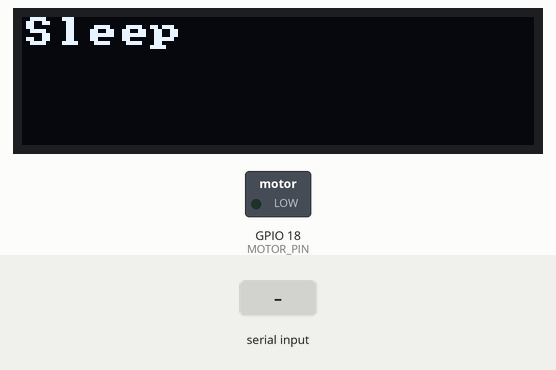
This sketch was run on a simulated ESP32. Parts: 128×32 one-colour display, switched loads named in the sketch (green lamp = pin HIGH). The inputs (shaded band) are chosen by the test bench.

Above: at 0.1 s.
1.7 s: "wearable\n" received over Serial
At 1.88 s:
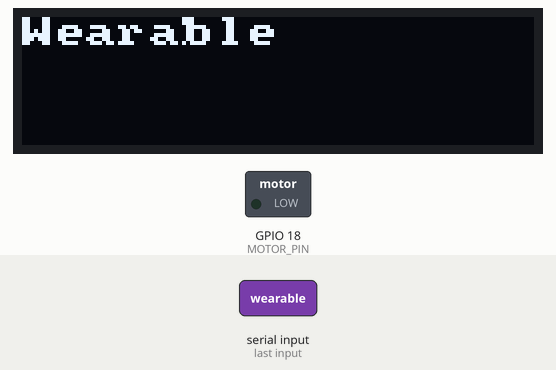
3.5 s: "sleep\n" received over Serial
At 3.9 s:
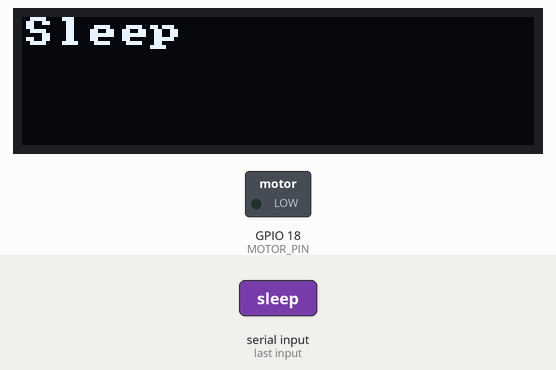
5.0 s: "on!\n" received over Serial
At 5.6 s:
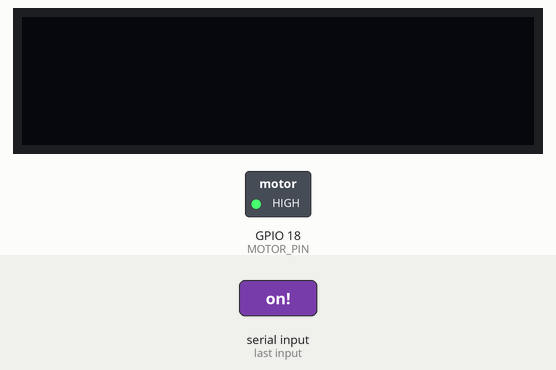
6.5 s: "off\n" received over Serial
At 6.8 s:
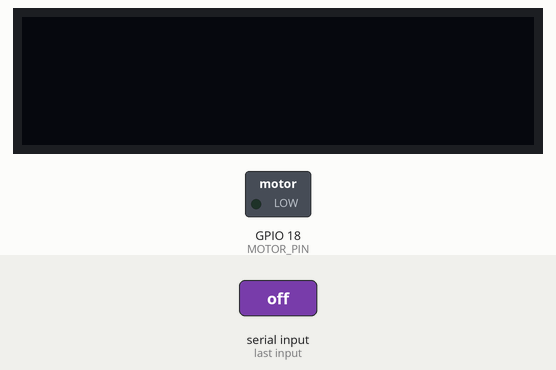
Timing chart, 0 to 9.0 s (numbered marks = the images above; inputs shaded):
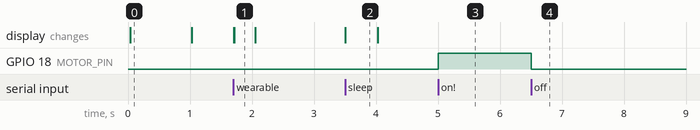

Measured:
- after the input at 1.7 s, the display: first changes at once (image 1 shows a later state)
- after the input at 3.5 s, the display: first changes at once (image 2 shows a later state)
- after the input at 5.0 s, GPIO 18 (MOTOR_PIN): LOW → HIGH at once
- after the input at 6.5 s, GPIO 18 (MOTOR_PIN): HIGH → LOW at once
- what the display in image 0 shows lasts 1.0 s, from 0.0 s to 1.0 s
- what the display in image 2 shows lasts 0.5 s, from 3.5 s to 4.0 s

The sketch:

ece16_final_arduino.ino
```cpp
bool sending;
 void setup() {
  setupCommunication();
  setupDisplay();
  setupMotor();
  sending = false;
  writeDisplay("Sleep", 0, true);
}

void loop() {
  String command = receiveMessage();
  if(command == "sleep") {
    sending = false;
    writeDisplay("Sleep", 0, true);
  }
  else if(command == "wearable") {
    sending = true;
    writeDisplay("Wearable", 0, true);
  }
  else if(command == "off"){
    deactivateMotor();
  }
  else if(command == "on!"){
    activateMotor(500);

  }
  else if(command != " "){

    writeDisplay(command.c_str(), 0, true);
  }

}
```

Communication.ino
```cpp
/*
 * Initialize the communication protocol
 */
void setupCommunication() {
  Serial.begin(115200);
}

/*
 * Receive a message one character at a time, stopping at a newline ('\n')
 */
String receiveMessage() {
  String message = "";
  if (Serial.available() > 0) {
    while (true) {
      char c = Serial.read();
      if (c == '\n')
        break;
      message += c;
    }
  }
  return message;
}

/*
 * Send a message over the communication protocol
 */
void sendMessage(String message) {
  Serial.println(message);
}
```

Display.ino
```cpp
// OLED Library includes
#include "U8x8lib.h" // include the fast graphics library
#include "Wire.h"    // include the I2C library

/*
 * Instantiate the display object “oled” and reset it using the
 * predefined argument “U8X8_PIN_NONE”
 * NOTE: if you have trouble with this constructor call, your OS
 * might require that you specify the I2C pins (22 and 23) as
 * arguments. If that is the case, you would change the call to this:
 * U8X8_SSD1306_128X32_UNIVISION_HW_I2C oled(U8X8_PIN_NONE, 22, 23);
 */
U8X8_SSD1306_128X32_UNIVISION_HW_I2C oled(U8X8_PIN_NONE);

// Clear the display no more than once per second
const int MAX_REFRESH = 1000;
unsigned long lastClear = 0;
void setupDisplay() {
    oled.begin(); // Initializes u8x8 object
    oled.setPowerSave(0); // Makes sure OLED doesn't go to sleep
    oled.setFont(u8x8_font_amstrad_cpc_extended_r); // Set the font
    oled.setCursor(0, 0); //Sets the cursor at the top left corner
}
/*
 * A function to write a message on the OLED display.
 * The “row” argument specifies which row to print on: [0,1,2,3].
 * The “erase” argument specifies if the display should be cleared.
 */
void writeDisplay(const char * message, int row, bool erase) {
    unsigned long now = millis();
    //if erase is true and it's been longer than MAX_REFRESH (1s)
    if(erase && (millis() - lastClear >= MAX_REFRESH)) {
        oled.clearDisplay();
        lastClear = now;
    }
    oled.setCursor(0, row);
    oled.print(message);
}

/*
 * A function to write a CSV message on multiple lines on the OLED.
 * The “commaCount” argument says how many commas are in the String.
 * NOTE: The OLED can only display 4 lines (a maximum of 3 commas).
 */
void writeDisplayCSV(String message, int commaCount) {
     int startIndex = 0;
     for(int i=0; i<=commaCount; i++) {
          // find the index of the comma and store it in startIndex
          int index = message.indexOf(',', startIndex);

          // take everything in the string up until the comma
          String subMessage = message.substring(startIndex, index);

          startIndex = index + 1; // skip over the comma

          // Write the substring onto the OLED!
          writeDisplay(subMessage.c_str(), i, false);
     }
}
```

Motor.ino
```cpp
// setting PWM properties
const int pwmFrequency = 5000;  // Set the PWM frequency to 5KHz
const int pwmChannel = 0;       // Use PWM channel 0
const int pwmBitResolution = 8; // Set a PWM resolution of 8-bits
const int MOTOR_PIN = 18;

void setupMotor(){

  ledcSetup (pwmChannel, pwmFrequency, pwmBitResolution);
  ledcAttachPin(MOTOR_PIN, pwmChannel);
}
void activateMotor(int motorPower){
  ledcWrite(pwmChannel, motorPower);

}
void deactivateMotor(){
   ledcWrite(pwmChannel, 0);
}
```
